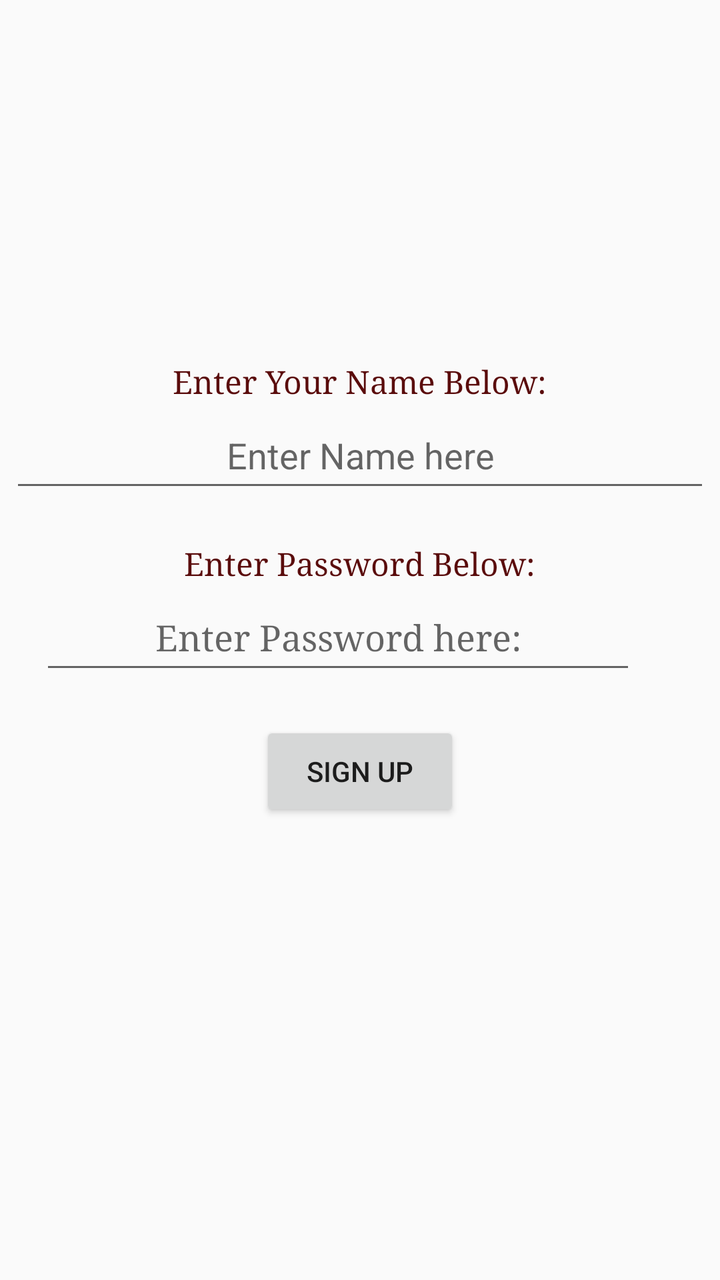
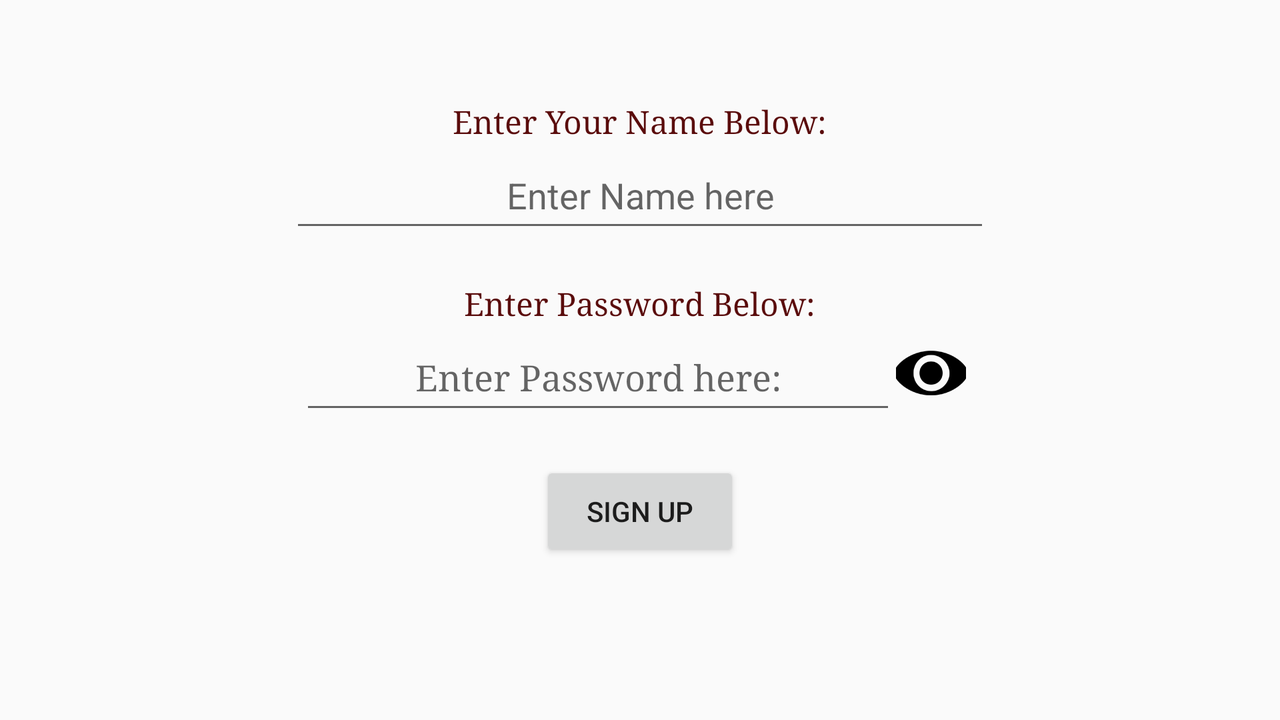

First picture: res/layout/ on a phone held upright. Second picture: the repository's own variant of that layout, on a device whose configuration matches the variant's folder. Source for both follows.
<!-- AndroidManifest.xml: application theme AppTheme -->
<!-- res/layout/activity_sign_up_email.xml -->
<?xml version="1.0" encoding="utf-8"?>
<RelativeLayout xmlns:android="http://schemas.android.com/apk/res/android"
    xmlns:app="http://schemas.android.com/apk/res-auto"
    xmlns:tools="http://schemas.android.com/tools"
    android:layout_width="match_parent"
    android:layout_height="match_parent"
    tools:context=".SignUpEmail"
    android:orientation="vertical">
<LinearLayout
    android:orientation="vertical"
    android:layout_width="match_parent"
    android:layout_height="match_parent">
    <TextView
        android:layout_width="wrap_content"
        android:layout_height="wrap_content"
        android:layout_alignParentTop="true"
        android:layout_gravity="center"
        android:layout_centerHorizontal="true"
        android:layout_marginTop="180dp"
        android:fontFamily="times"
        android:text="Enter Your Name Below:"
        android:textColor="#5a0c0c"
        android:textSize="16sp" />

    <EditText
        android:id="@+id/getUsername"
        android:layout_width="350dp"
        android:layout_height="50dp"
        android:layout_gravity="center"
        android:layout_alignParentTop="true"
        android:layout_centerHorizontal="true"
        android:hint="Enter Name here"
        android:textAlignment="center" />

    <TextView
        android:layout_marginTop="20dp"
        android:layout_gravity="center"
        android:layout_width="wrap_content"
        android:layout_height="wrap_content"
        android:layout_alignParentBottom="true"
        android:layout_centerHorizontal="true"
        android:fontFamily="times"
        android:text="Enter Password Below:"
        android:textColor="#5a0c0c"
        android:textSize="16sp" />
    <LinearLayout
        android:layout_width="wrap_content"
        android:layout_height="wrap_content"
        android:orientation="horizontal">
        <EditText

        android:id="@+id/getPassword"
        android:layout_width="298dp"
        android:layout_height="50dp"
        android:layout_marginStart="20dp"
        android:fontFamily="times"
        android:hint="Enter Password here:"
        android:inputType="textPassword"
        android:textAlignment="center"
        android:textColor="#000"
        android:layout_marginLeft="20dp" />

    <ImageButton
        android:id="@+id/showPass"
        android:layout_width="35dp"
        android:layout_height="35dp"
        android:layout_marginTop="7dp"
        android:background="@color/fui_transparent"
        android:src="@drawable/showpassword" />
    </LinearLayout>

    <TextView
        android:id="@+id/errorSignUp"
        android:layout_width="wrap_content"
        android:layout_height="wrap_content"
        android:fontFamily="times"
        android:layout_marginLeft="23dp"
        android:textColor="#FF0000"
        android:textSize="14dp"
        android:layout_marginStart="23dp" />

    <Button
        android:id="@+id/signUpviamail"
        android:layout_width="100dp"
        android:layout_gravity="center"
        android:layout_height="50dp"
        android:text="Sign Up" />

</LinearLayout>
</RelativeLayout>
<!-- resources referenced by this layout -->
<resources>
  <!-- drawable showpassword: png bitmap (drawable-land-xxhdpi, 18975 bytes) -->
  <!-- from res/values-port/ -->
  <style name="AppTheme" parent="Base.Theme.AppCompat.Light.DarkActionBar">
          
          <item name="colorPrimary">@color/colorPrimary</item>
          <item name="colorPrimaryDark">@color/colorPrimaryDark</item>
          <item name="colorAccent">@color/colorAccent</item>
      </style>
  <!-- from res/values-port/ -->
  <color name="colorPrimary">#5a0c0c</color>
  <!-- from res/values-port/ -->
  <color name="colorPrimaryDark">#5a0c0c</color>
  <!-- from res/values-port/ -->
  <color name="colorAccent">#FF4081</color>
</resources>
<!-- res/layout-land/activity_sign_up_email.xml (the repository's variant of the layout above) -->
<!-- drawn on the phone turned sideways -->
<?xml version="1.0" encoding="utf-8"?>
<RelativeLayout xmlns:android="http://schemas.android.com/apk/res/android"
    xmlns:app="http://schemas.android.com/apk/res-auto"
    xmlns:tools="http://schemas.android.com/tools"
    android:layout_width="match_parent"
    android:layout_height="match_parent"
    tools:context=".SignUpEmail"
    android:orientation="vertical">

    <LinearLayout
        android:layout_width="match_parent"
        android:layout_height="match_parent"
        android:layout_alignParentStart="true"
        android:layout_alignParentTop="true"
        android:orientation="vertical">

        <TextView
            android:layout_width="wrap_content"
            android:layout_height="wrap_content"
            android:layout_alignParentTop="true"
            android:layout_centerHorizontal="true"
            android:layout_gravity="center"
            android:layout_marginTop="50dp"
            android:fontFamily="times"
            android:text="Enter Your Name Below:"
            android:textColor="#5a0c0c"
            android:textSize="16sp" />

        <EditText
            android:id="@+id/getUsername"
            android:layout_width="350dp"
            android:layout_height="50dp"
            android:layout_alignParentTop="true"
            android:layout_centerHorizontal="true"
            android:layout_gravity="center"
            android:hint="Enter Name here"
            android:textAlignment="center" />

        <TextView
            android:layout_width="wrap_content"
            android:layout_height="wrap_content"
            android:layout_alignParentBottom="true"
            android:layout_centerHorizontal="true"
            android:layout_gravity="center"
            android:layout_marginTop="20dp"
            android:fontFamily="times"
            android:text="Enter Password Below:"
            android:textColor="#5a0c0c"
            android:textSize="16sp" />

        <LinearLayout
            android:layout_width="wrap_content"
            android:layout_height="wrap_content"
            android:orientation="horizontal">

            <EditText

                android:id="@+id/getPassword"
                android:layout_width="298dp"
                android:layout_height="50dp"
                android:layout_marginLeft="150dp"
                android:layout_marginStart="150dp"
                android:fontFamily="times"
                android:hint="Enter Password here:"
                android:inputType="textPassword"
                android:textAlignment="center"
                android:textColor="#000" />

            <ImageButton
                android:id="@+id/showPass"
                android:layout_width="35dp"
                android:layout_height="35dp"
                android:layout_marginTop="7dp"
                android:background="@color/fui_transparent"
                android:src="@drawable/showpassword" />
        </LinearLayout>

        <TextView
            android:id="@+id/errorSignUp"
            android:layout_width="wrap_content"
            android:layout_height="wrap_content"
            android:layout_marginLeft="23dp"
            android:layout_marginStart="23dp"
            android:fontFamily="times"
            android:textColor="#FF0000"
            android:textSize="14dp" />

        <Button
            android:id="@+id/signUpviamail"
            android:layout_width="100dp"
            android:layout_height="50dp"
            android:layout_gravity="center"
            android:text="Sign Up" />

    </LinearLayout>
</RelativeLayout>
<!-- resources referenced by the variant -->
<!-- as the phone turned sideways resolves them -->
<resources>
  <!-- drawable showpassword: png bitmap (drawable-land-xxhdpi, 18975 bytes) -->
  <!-- from res/values-land/ -->
  <style name="AppTheme" parent="Base.Theme.AppCompat.Light.DarkActionBar">
          
          <item name="colorPrimary">@color/colorPrimary</item>
          <item name="colorPrimaryDark">@color/colorPrimaryDark</item>
          <item name="colorAccent">@color/colorAccent</item>
      </style>
  <color name="colorPrimary">#5a0c0c</color>
  <color name="colorPrimaryDark">#5a0c0c</color>
  <color name="colorAccent">#FF4081</color>
</resources>
